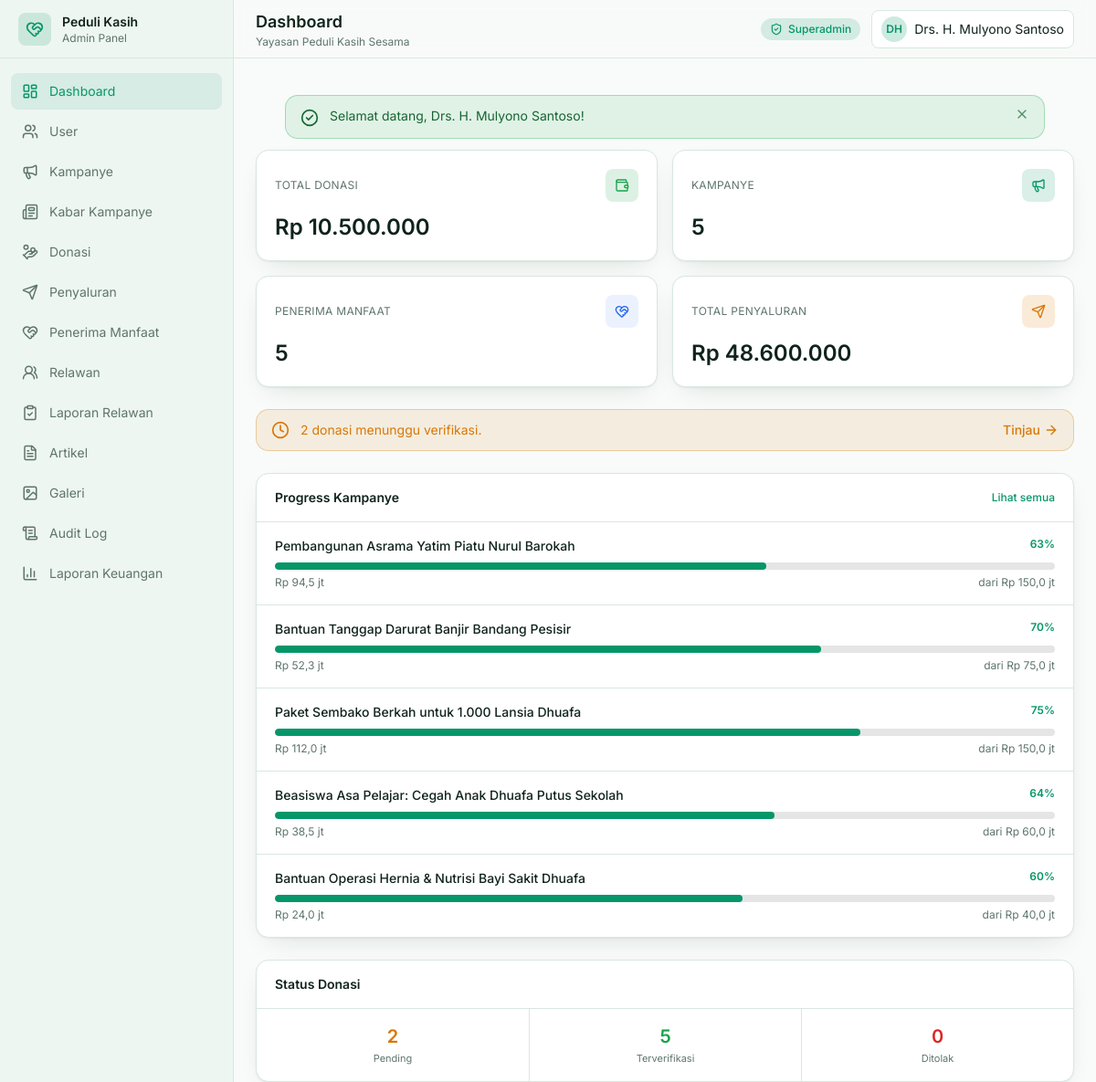
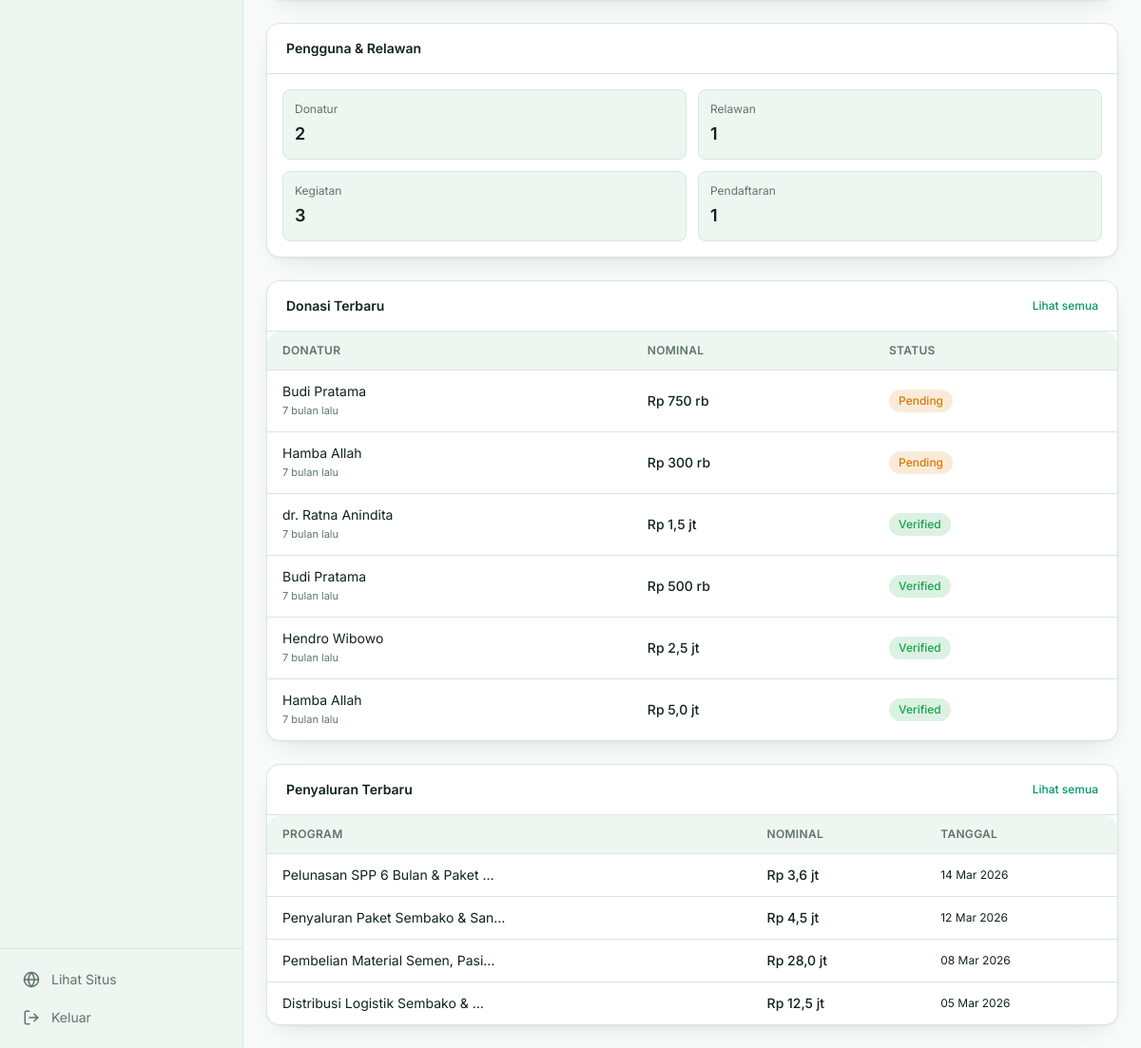
The page /admin/dashboard (signed in) on the database its author committed (2 pictures, top to bottom).
### tables this page shows
CREATE TABLE `campaigns` (
  `id` INT UNSIGNED AUTO_INCREMENT PRIMARY KEY,
  `category_id` INT UNSIGNED NOT NULL,
  `title` VARCHAR(255) NOT NULL,
  `slug` VARCHAR(255) NOT NULL UNIQUE,
  `short_description` TEXT NOT NULL,
  `story` LONGTEXT NOT NULL,
  `target_amount` DECIMAL(15,2) NOT NULL DEFAULT 0.00,
  `collected_amount` DECIMAL(15,2) NOT NULL DEFAULT 0.00,
  `start_date` DATE NOT NULL,
  `end_date` DATE NOT NULL,
  `banner_image` VARCHAR(255) NULL,
  `status` ENUM('active', 'completed', 'pending', 'cancelled') NOT NULL DEFAULT 'active',
  `is_featured` TINYINT(1) NOT NULL DEFAULT 0,
  `created_by` INT UNSIGNED NOT NULL,
  `created_at` TIMESTAMP DEFAULT CURRENT_TIMESTAMP,
  `updated_at` TIMESTAMP DEFAULT CURRENT_TIMESTAMP ON UPDATE CURRENT_TIMESTAMP,
  `deleted_at` TIMESTAMP NULL DEFAULT NULL,
  FOREIGN KEY (`category_id`) REFERENCES `campaign_categories` (`id`) ON DELETE RESTRICT,
  FOREIGN KEY (`created_by`) REFERENCES `users` (`id`) ON DELETE RESTRICT,
  INDEX `idx_status` (`status`),
  INDEX `idx_is_featured` (`is_featured`),
  INDEX `idx_end_date` (`end_date`)
);

CREATE TABLE `donations` (
  `id` INT UNSIGNED AUTO_INCREMENT PRIMARY KEY,
  `donation_code` VARCHAR(50) NOT NULL UNIQUE,
  `campaign_id` INT UNSIGNED NOT NULL,
  `user_id` INT UNSIGNED NULL,
  `donor_name` VARCHAR(150) NOT NULL,
  `donor_email` VARCHAR(150) NOT NULL,
  `donor_phone` VARCHAR(30) NULL,
  `amount` DECIMAL(15,2) NOT NULL,
  `payment_method` ENUM('bca', 'mandiri', 'bri', 'gopay', 'ovo', 'dana', 'qris', 'cash_offline') NOT NULL,
  `payment_status` ENUM('pending', 'verified', 'rejected') NOT NULL DEFAULT 'pending',
  `payment_proof` VARCHAR(255) NULL,
  `doa_message` TEXT NULL,
  `is_anonymous` TINYINT(1) NOT NULL DEFAULT 0,
  `verified_by` INT UNSIGNED NULL,
  `verified_at` TIMESTAMP NULL DEFAULT NULL,
  `rejection_reason` VARCHAR(255) NULL,
  `created_at` TIMESTAMP DEFAULT CURRENT_TIMESTAMP,
  `updated_at` TIMESTAMP DEFAULT CURRENT_TIMESTAMP ON UPDATE CURRENT_TIMESTAMP,
  FOREIGN KEY (`campaign_id`) REFERENCES `campaigns` (`id`) ON DELETE RESTRICT,
  FOREIGN KEY (`user_id`) REFERENCES `users` (`id`) ON DELETE SET NULL,
  FOREIGN KEY (`verified_by`) REFERENCES `users` (`id`) ON DELETE SET NULL,
  INDEX `idx_payment_status` (`payment_status`),
  INDEX `idx_donation_code` (`donation_code`),
  INDEX `idx_user_id` (`user_id`)
);

CREATE TABLE `disbursements` (
  `id` INT UNSIGNED AUTO_INCREMENT PRIMARY KEY,
  `disbursement_code` VARCHAR(50) NOT NULL UNIQUE,
  `campaign_id` INT UNSIGNED NOT NULL,
  `beneficiary_id` INT UNSIGNED NULL,
  `title` VARCHAR(255) NOT NULL,
  `assistance_type` ENUM('tunai', 'sembako', 'pendidikan', 'kesehatan', 'renovasi', 'tanggap_darurat') NOT NULL,
  `amount` DECIMAL(15,2) NOT NULL,
  `recipient_count` INT NOT NULL DEFAULT 1,
  `disbursement_date` DATE NOT NULL,
  `documentation_image` VARCHAR(255) NULL,
  `receipt_file` VARCHAR(255) NULL,
  `notes` TEXT NULL,
  `recorded_by` INT UNSIGNED NOT NULL,
  `created_at` TIMESTAMP DEFAULT CURRENT_TIMESTAMP,
  `updated_at` TIMESTAMP DEFAULT CURRENT_TIMESTAMP ON UPDATE CURRENT_TIMESTAMP,
  FOREIGN KEY (`campaign_id`) REFERENCES `campaigns` (`id`) ON DELETE RESTRICT,
  FOREIGN KEY (`beneficiary_id`) REFERENCES `beneficiaries` (`id`) ON DELETE SET NULL,
  FOREIGN KEY (`recorded_by`) REFERENCES `users` (`id`) ON DELETE RESTRICT,
  INDEX `idx_disbursement_date` (`disbursement_date`),
  INDEX `idx_campaign_id` (`campaign_id`)
);

### app/Views/admin/dashboard.php (the view, shortened to what the rows shown need)
<?php
$stats           = $stats ?? [];
$donationStatus  = $donationStatus ?? [];
$roleCounts      = $roleCounts ?? [];
$recentDonations = $recentDonations ?? [];
$recentDisburse  = $recentDisburse ?? [];
$campaignProgress = $campaignProgress ?? [];
$volunteerStats  = $volunteerStats ?? [];
$mainCards = [
    ['label' => 'Total Donasi', 'value' => Helper::rupiah($stats['donations'] ?? 0), 'icon' => 'wallet', 'tone' => 'text-success', 'bg' => 'bg-success/15'],
    ['label' => 'Kampanye', 'value' => $stats['campaigns'] ?? 0, 'icon' => 'megaphone', 'tone' => 'text-accent', 'bg' => 'bg-accent/15'],
    ['label' => 'Penerima Manfaat', 'value' => $stats['beneficiaries'] ?? 0, 'icon' => 'heart-handshake', 'tone' => 'text-[#2563EB]', 'bg' => 'bg-[#3B82F6]/10'],
    ['label' => 'Total Penyaluran', 'value' => Helper::rupiah($stats['disbursed'] ?? 0), 'icon' => 'send', 'tone' => 'text-warning', 'bg' => 'bg-warning/15'],
];
?>
<div class="space-y-6">
    <div class="grid gap-4 sm:grid-cols-2 xl:grid-cols-4">
        <?php foreach ($mainCards as $card): ?>
            <div class="card p-5">
                <div class="flex items-center justify-between">
                    <span class="stat-label"><?= $card['label'] ?></span>
                    <span class="flex h-9 w-9 items-center justify-center rounded-lg <?= $card['bg'] ?> <?= $card['tone'] ?>">
                        <i data-lucide="<?= $card['icon'] ?>" class="h-4 w-4"></i>
                    </span>
                </div>
                <p class="stat-value mt-3"><?= Helper::e($card['value']) ?></p>
            </div>
        <?php endforeach; ?>
    </div>
    <?php if (!empty($stats['pendingDonations'])): ?>
        <a href="<?= Helper::url('admin/donations?status=pending') ?>"
           class="flex items-center gap-3 rounded-xl border border-warning/30 bg-warning/10 px-4 py-3 text-sm text-warning">
            <i data-lucide="clock" class="h-5 w-5"></i>
            <span class="flex-1"><?= (int) $stats['pendingDonations'] ?> donasi menunggu verifikasi.</span>
            <span class="inline-flex items-center gap-1 font-medium">Tinjau <i data-lucide="arrow-right" class="h-4 w-4"></i></span>
        </a>
    <?php endif; ?>
    <div class="grid gap-6 xl:grid-cols-[1.4fr_1fr]">
        <div class="card">
            <div class="flex items-center justify-between border-b border-line px-5 py-4">
                <h2 class="text-sm font-semibold text-ink">Progress Kampanye</h2>
                <a href="<?= Helper::url('admin/campaigns') ?>" class="btn-link text-xs">Lihat semua</a>
            </div>
            <div class="divide-y divide-line">
                <?php if ($campaignProgress): ?>
                    <?php foreach ($campaignProgress as $campaign): ?>
                        <?php $pct = Helper::percent($campaign['collected_amount'], $campaign['target_amount']); ?>
                        <div class="px-5 py-4">
                            <div class="flex items-start justify-between gap-3">
                                <p class="line-clamp-1 text-sm font-medium text-ink"><?= Helper::e($campaign['title']) ?></p>
                                <span class="shrink-0 text-xs font-semibold text-accent"><?= $pct ?>%</span>
                            </div>
                            <div class="progress mt-2">
                                <div class="progress-bar" style="width: <?= $pct ?>%"></div>
                            </div>
                            <div class="mt-1.5 flex justify-between text-xs text-ink-soft">
                                <span><?= Helper::rupiah($campaign['collected_amount'], true) ?></span>
                                <span>dari <?= Helper::rupiah($campaign['target_amount'], true) ?></span>
                            </div>
                        </div>
                    <?php endforeach; ?>
                <?php else: ?>
                    <p class="px-5 py-8 text-center text-sm text-ink-soft">Belum ada kampanye aktif.</p>
                <?php endif; ?>
            </div>
        </div>
        <div class="space-y-6">
            <div class="card">
                <div class="border-b border-line px-5 py-4">
                    <h2 class="text-sm font-semibold text-ink">Status Donasi</h2>
                </div>
                <div class="grid grid-cols-3 divide-x divide-line">
                    <?php
                    $ds = [
                        ['label' => 'Pending', 'key' => 'pending', 'tone' => 'text-warning'],
                        ['label' => 'Terverifikasi', 'key' => 'verified', 'tone' => 'text-success'],
                        ['label' => 'Ditolak', 'key' => 'rejected', 'tone' => 'text-danger'],
                    ];
                    foreach ($ds as $d): ?>
                        <div class="p-4 text-center">
                            <p class="text-xl font-semibold <?= $d['tone'] ?>"><?= (int) ($donationStatus[$d['key']] ?? 0) ?></p>
                            <p class="mt-0.5 text-[11px] text-ink-soft"><?= $d['label'] ?></p>
                        </div>
                    <?php endforeach; ?>
                </div>
            </div>
            <div class="card">
                <div class="border-b border-line px-5 py-4">
                    <h2 class="text-sm font-semibold text-ink">Pengguna &amp; Relawan</h2>
                </div>
                <div class="grid grid-cols-2 gap-3 p-4">
                    <div class="rounded-lg border border-line bg-surface p-3">
                        <p class="text-xs text-ink-soft">Donatur</p>
                        <p class="mt-1 text-lg font-semibold text-ink"><?= (int) ($roleCounts['donatur'] ?? 0) ?></p>
                    </div>
                    <div class="rounded-lg border border-line bg-surface p-3">
                        <p class="text-xs text-ink-soft">Relawan</p>
                        <p class="mt-1 text-lg font-semibold text-ink"><?= (int) ($roleCounts['volunteer'] ?? 0) ?></p>
                    </div>
                    <div class="rounded-lg border border-line bg-surface p-3">
                        <p class="text-xs text-ink-soft">Kegiatan</p>
                        <p class="mt-1 text-lg font-semibold text-ink"><?= (int) ($volunteerStats['events'] ?? 0) ?></p>
                    </div>
                    <div class="rounded-lg border border-line bg-surface p-3">
                        <p class="text-xs text-ink-soft">Pendaftaran</p>
                        <p class="mt-1 text-lg font-semibold text-ink"><?= (int) ($volunteerStats['registrations'] ?? 0) ?></p>
                    </div>
                </div>
            </div>
        </div>
    </div>
    <div class="grid gap-6 xl:grid-cols-2">
        <div class="card">
            <div class="flex items-center justify-between border-b border-line px-5 py-4">
                <h2 class="text-sm font-semibold text-ink">Donasi Terbaru</h2>
                <a href="<?= Helper::url('admin/donations') ?>" class="btn-link text-xs">Lihat semua</a>
            </div>
            <div class="table-wrap border-0">
                <table class="table">
                    <thead>
                        <tr><th>Donatur</th><th>Nominal</th><th>Status</th></tr>
                    </thead>
                    <tbody>
                        <?php if ($recentDonations): ?>
                            <?php foreach ($recentDonations as $d): ?>
                                <tr>
                                    <td>
                                        <p class="text-sm text-ink"><?= Helper::e(Helper::excerpt($d['donor_name'], 24)) ?></p>
                                        <p class="text-[11px] text-ink-soft"><?= Helper::timeAgo($d['created_at']) ?></p>
                                    </td>
                                    <td class="whitespace-nowrap text-sm font-medium text-success"><?= Helper::rupiah($d['amount'], true) ?></td>
                                    <td>
                                        <?php
                                        $ps = $d['payment_status'];
                                        $cls = $ps === 'verified' ? 'badge-success' : ($ps === 'pending' ? 'badge-warning' : 'badge-danger');
                                        ?>
                                        <span class="<?= $cls ?>"><?= ucfirst($ps) ?></span>
                                    </td>
                                </tr>
                            <?php endforeach; ?>
                        <?php else: ?>
                            <tr><td colspan="3" class="text-center text-ink-soft">Belum ada donasi.</td></tr>
                        <?php endif; ?>
                    </tbody>
                </table>
            </div>
        </div>
        <div class="card">
            <div class="flex items-center justify-between border-b border-line px-5 py-4">
                <h2 class="text-sm font-semibold text-ink">Penyaluran Terbaru</h2>
                <a href="<?= Helper::url('admin/disbursements') ?>" class="btn-link text-xs">Lihat semua</a>
            </div>
            <div class="table-wrap border-0">
                <table class="table">
                    <thead>
                        <tr><th>Program</th><th>Nominal</th><th>Tanggal</th></tr>
                    </thead>
                    <tbody>
                        <?php if ($recentDisburse): ?>
                            <?php foreach ($recentDisburse as $d): ?>
                                <tr>
                                    <td class="text-sm text-ink"><?= Helper::e(Helper::excerpt($d['title'], 30)) ?></td>
                                    <td class="whitespace-nowrap text-sm font-medium text-warning"><?= Helper::rupiah($d['amount'], true) ?></td>
                                    <td class="whitespace-nowrap text-xs text-ink-soft"><?= Helper::tanggal($d['disbursement_date']) ?></td>
                                </tr>
                            <?php endforeach; ?>
                        <?php else: ?>
                            <tr><td colspan="3" class="text-center text-ink-soft">Belum ada penyaluran.</td></tr>
                        <?php endif; ?>
                    </tbody>
                </table>
            </div>
        </div>
    </div>
</div>

### app/Core/Router.php (shortened to what the rows shown need)
<?php
class Router
{
    private array $routes = [];
    private function add(string $method, string $pattern, array $handler, ?string $middleware): void
    {
        $this->routes[] = compact('method', 'pattern', 'handler', 'middleware');
    }
    private function compile(string $pattern): string
    {
        $pattern = trim($pattern, '/');
        if ($pattern === '') {
            return '#^$#';
        }
        $regex = preg_replace('#\{([a-zA-Z_][a-zA-Z0-9_]*)\}#', '([^/]+)', $pattern);
        return '#^' . $regex . '/?$#';
    }
    public function dispatch(string $method, string $path, string $basePath = ''): void
    {
        $method = strtoupper($method);
        $path = trim($path, '/');
        foreach ($this->routes as $route) {
            if ($route['method'] !== $method) {
                continue;
            }
            if (!preg_match($this->compile($route['pattern']), $path, $matches)) {
                continue;
            }
            array_shift($matches);
            [$class, $action] = $route['handler'];
            $controller = new $class();
            call_user_func_array([$controller, $action], $matches);
            return;
        }
    }
}

### rows shown on the page
campaigns: title "Pembangunan Asrama Yatim Piatu Nurul Barokah", pct "63", collected_amount "Rp 94,5 jt", target_amount "Rp 150,0 jt"
campaigns: title "Bantuan Tanggap Darurat Banjir Bandang Pesisir", pct "70", collected_amount "Rp 52,3 jt", target_amount "Rp 75,0 jt"
campaigns: title "Paket Sembako Berkah untuk 1.000 Lansia Dhuafa", pct "75", collected_amount "Rp 112,0 jt", target_amount "Rp 150,0 jt"
campaigns: title "Beasiswa Asa Pelajar: Cegah Anak Dhuafa Putus Sekolah", pct "64", collected_amount "Rp 38,5 jt", target_amount "Rp 60,0 jt"
campaigns: title "Bantuan Operasi Hernia & Nutrisi Bayi Sakit Dhuafa", pct "60", collected_amount "Rp 24,0 jt", target_amount "Rp 40,0 jt"
donations: donor_name "Budi Pratama", created_at "7 bulan lalu", amount "Rp 750 rb", payment_status "Pending"
donations: donor_name "Hamba Allah", created_at "7 bulan lalu", amount "Rp 300 rb", payment_status "Pending"
donations: donor_name "dr. Ratna Anindita", created_at "7 bulan lalu", amount "Rp 1,5 jt", payment_status "Verified"
donations: donor_name "Budi Pratama", created_at "7 bulan lalu", amount "Rp 500 rb", payment_status "Verified"
donations: donor_name "Hendro Wibowo", created_at "7 bulan lalu", amount "Rp 2,5 jt", payment_status "Verified"
donations: donor_name "Hamba Allah", created_at "7 bulan lalu", amount "Rp 5,0 jt", payment_status "Verified"
disbursements: title "Pelunasan SPP 6 Bulan & Paket …", amount "Rp 3,6 jt", disbursement_date "14 Mar 2026"
disbursements: title "Penyaluran Paket Sembako & San…", amount "Rp 4,5 jt", disbursement_date "12 Mar 2026"
disbursements: title "Pembelian Material Semen, Pasi…", amount "Rp 28,0 jt", disbursement_date "08 Mar 2026"
disbursements: title "Distribusi Logistik Sembako & …", amount "Rp 12,5 jt", disbursement_date "05 Mar 2026"

### other values the page prints
$item['label'] "Dashboard"
$item['label'] "User"
$item['label'] "Kampanye"
$item['label'] "Kabar Kampanye"
$item['label'] "Donasi"
$item['label'] "Penyaluran"
$item['label'] "Penerima Manfaat"
$item['label'] "Relawan"
$item['label'] "Laporan Relawan"
$item['label'] "Artikel"
$item['label'] "Galeri"
$item['label'] "Audit Log"
$item['label'] "Laporan Keuangan"
Helper::e($orgName) "Yayasan Peduli Kasih Sesama"
$card['label'] "TOTAL DONASI"
